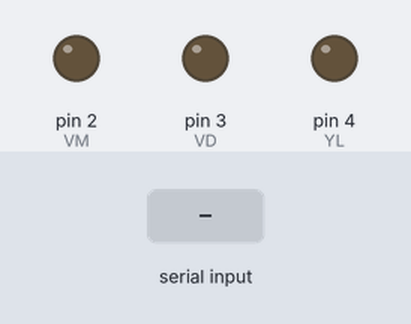
A sketch run on a simulated Arduino Uno, built with avr-gcc and run on an emulated ATmega328P. Shown: output pins drawn as LEDs (lit = HIGH). The inputs (shaded band) are chosen by the test bench.

Above: at 1.2 s.
1.3 s: "A" received over Serial
At 2.1 s:
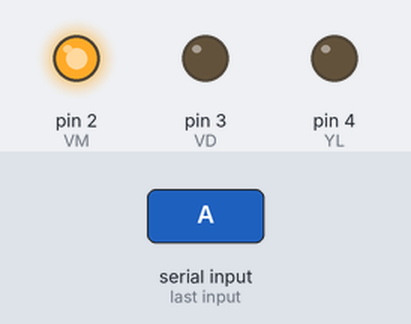
2.8 s: "B" received over Serial
At 3.2 s:
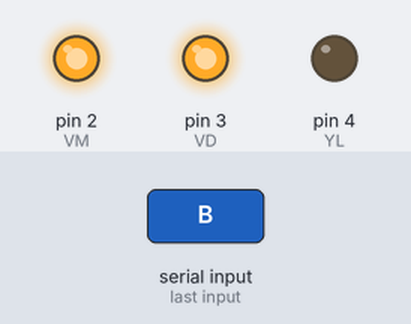
4.3 s: "a" received over Serial
At 5.5 s:
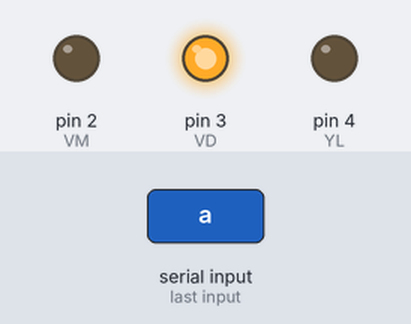
5.8 s: "C" received over Serial
At 6.7 s:
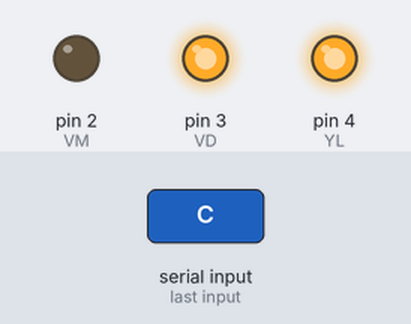
7.3 s: "b" received over Serial
At 7.8 s:
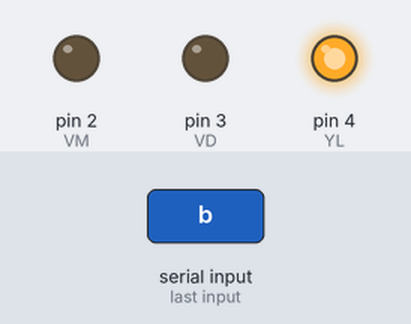
8.8 s: "c" received over Serial
At 10.2 s:
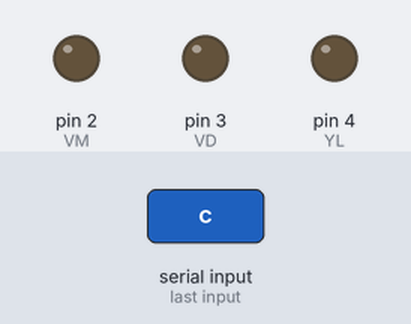
Timing chart, 0 to 11.3 s (numbered marks = the images above; inputs shaded):
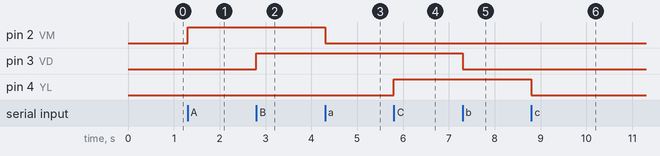

The sketch:

ledsmonitorserial1.ino
```cpp
#define VM 2
#define VD 3
#define YL 4

char opcao;

void setup()
{
pinMode (VM, OUTPUT);
pinMode (VD, OUTPUT);
pinMode (YL, OUTPUT);
Serial.begin(9600);
}
void loop()
{
  if (Serial.available()){
opcao = Serial.read();

    switch (opcao) {
      case 'A': digitalWrite (VM, HIGH);
  break;
      case 'a': digitalWrite (VM, LOW);
  break;
      case 'B': digitalWrite (VD, HIGH);
  break;
      case 'b': digitalWrite (VD, LOW);
  break;
      case 'C': digitalWrite (YL, HIGH);
  break;
      case 'c': digitalWrite (YL, LOW);
  break;
      default: Serial.println("vc errou");
    }
  }
}
```

Measured:
- after the input at 1.3 s, pin 2 (VM): LOW → HIGH at once
- after the input at 2.8 s, pin 3 (VD): LOW → HIGH at once
- after the input at 4.3 s, pin 2 (VM): HIGH → LOW at once
- after the input at 5.8 s, pin 4 (YL): LOW → HIGH at once
- after the input at 7.3 s, pin 3 (VD): HIGH → LOW at once
- after the input at 8.8 s, pin 4 (YL): HIGH → LOW at once
